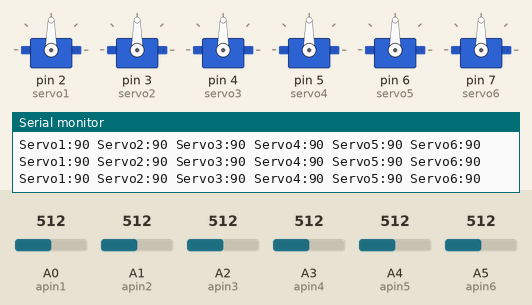
Recording of a sketch running on a simulated Arduino Uno, built with avr-gcc and run on an emulated ATmega328P. On the bench: 6 × servo, the last lines printed to the serial monitor. The test bench sets the inputs (shaded band); at power-on: A0 (apin1) = 512, A1 (apin2) = 512, A2 (apin3) = 512, A3 (apin4) = 512, A4 (apin5) = 512, A5 (apin6) = 512.

Above: at 1.2 s.
1.3 s: A0 (apin1) set to 787
4.3 s: A0 (apin1) set to 817
At 5.56 s:
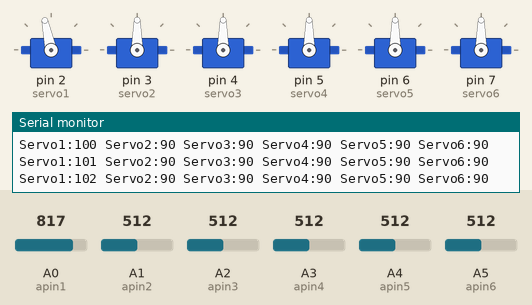
7.3 s: A1 (apin2) set to 792
At 7.5 s:
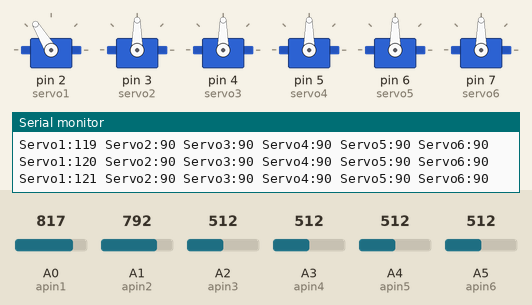
10.3 s: A1 (apin2) set to 815
At 10.47 s:
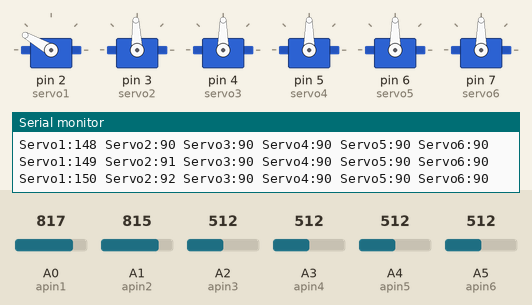
13.3 s: A2 (apin3) set to 789
16.3 s: A2 (apin3) set to 808
At 16.39 s:
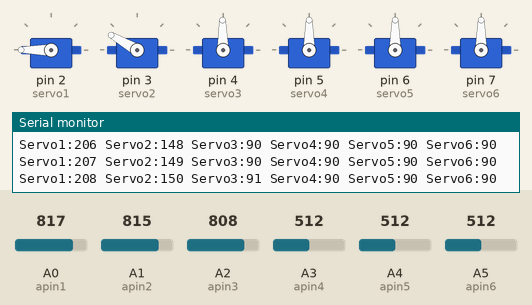
Timing chart, 0 to 22.9 s (numbered marks = the images above; inputs shaded):
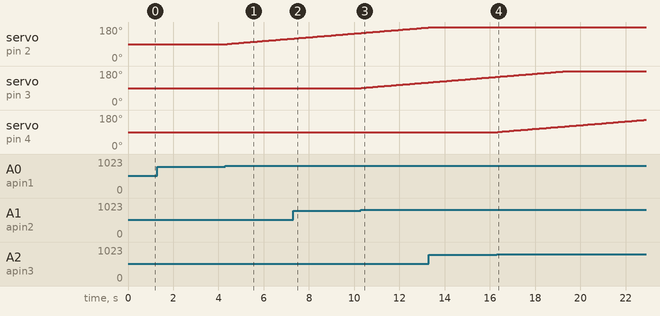

The sketch:

Six_Servos_Switches.ino
```cpp
/*
 Program to control six servos on D2 to D7
 Reads analog 0 to 5 and maps to servos
*/

#include <Servo.h>
int pmillis=100;
Servo servo1;
Servo servo2;
Servo servo3;
Servo servo4;
Servo servo5;
Servo servo6;

int apin1 = A0;
int apin2 = A1;
int apin3 = A2;
int apin4 = A3;
int apin5 = A4;
int apin6 = A5;

int mval1 = 90;
int mval2 = 90;
int mval3 = 90;
int mval4 = 90;
int mval5 = 90;
int mval6 = 90;

void setup() {
 Serial.begin(9600);
 servo1.attach(2);
 servo2.attach(3);
 servo3.attach(4);
 servo4.attach(5);
 servo5.attach(6);
 servo6.attach(7);

 servo1.write(90); // Default positions
 servo2.write(90);
 servo3.write(90);
 servo4.write(90);
 servo5.write(90);
 servo6.write(90);
}

void loop() {
 int val1 = analogRead(apin1);
 if (val1 < 200) mval1--;
 if (val1 > 800) mval1++;
 int val2 = analogRead(apin2);
 if (val2 < 200) mval2--;
 if (val2 > 800) mval2++;
 int val3 = analogRead(apin3);
 if (val3 < 200) mval3--;
 if (val3 > 800) mval3++;
 int val4 = analogRead(apin4);
 if (val4 < 200) mval4--;
 if (val4 > 800) mval4++;
 int val5 = analogRead(apin5);
 if (val5 < 200) mval5--;
 if (val5 > 800) mval5++;
 int val6 = analogRead(apin6);
 if (val6 < 200) mval6--;
 if (val6 > 800) mval6++;

 servo1.write(mval1);
 servo2.write(mval2);
 servo3.write(mval3);
 servo4.write(mval4);
 servo5.write(mval5);
 servo6.write(mval6);

  Serial.print("Servo1:");
  Serial.print(mval1);
  Serial.print(" Servo2:");
  Serial.print(mval2);
  Serial.print(" Servo3:");
  Serial.print(mval3);
  Serial.print(" Servo4:");
  Serial.print(mval4);
  Serial.print(" Servo5:");
  Serial.print(mval5);
  Serial.print(" Servo6:");
  Serial.println(mval6);

 delay(100);
}
```

Measured:
- the behaviour switches between 800 and 801 on A0 (apin1) (found by bisection; images 0 and 1)
- the behaviour switches between 800 and 801 on A1 (apin2) (found by bisection; images 2 and 3)
- the behaviour switches between 800 and 801 on A2 (apin3) (found by bisection; images 3 and 4)
- after the input at 4.3 s, servo on pin 2 (servo1): moves from 90° to 119° over 2.9 s, starting after 0.09 s
- after the input at 10.3 s, servo on pin 3 (servo2): moves from 90° to 120° over 3.0 s, starting at once
- after the input at 16.3 s, servo on pin 4 (servo3): moves from 90° to 155° over 6.5 s, starting after 0.05 s
